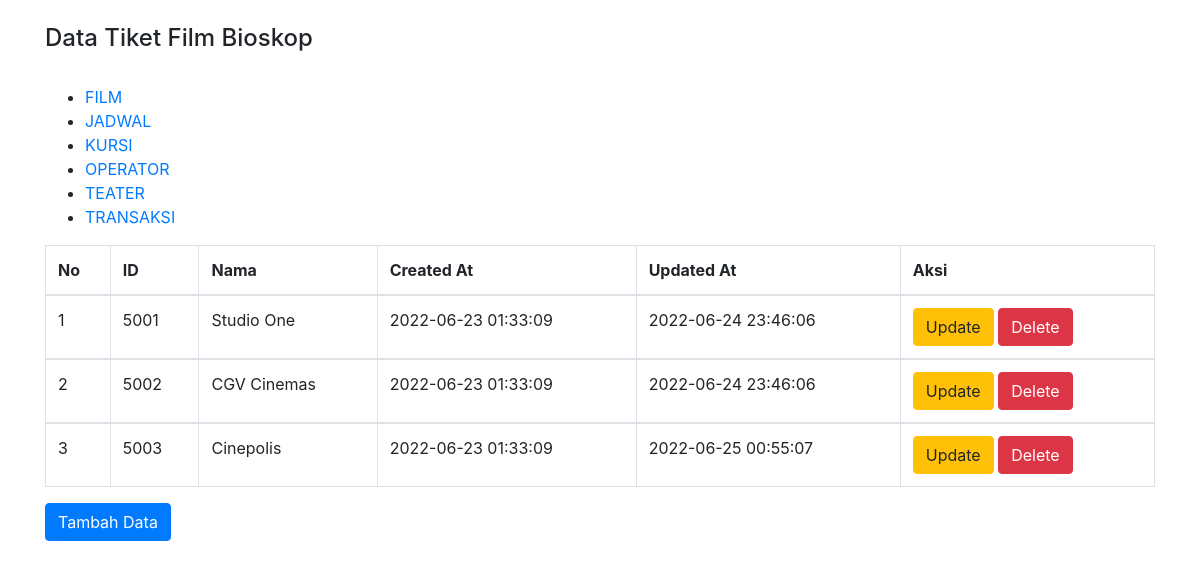
/teater.php, run on the app's committed database.
### tables this page shows
CREATE TABLE `teater` (
  `id_teater` varchar(20) NOT NULL,
  `nama` varchar(50) NOT NULL,
  `created_at` datetime NOT NULL,
  `updated_at` timestamp NOT NULL DEFAULT current_timestamp() ON UPDATE current_timestamp()
);

### teater.php (the view, shortened to what this page needs)
<!DOCTYPE html>
<html>
<head>
    <link rel="stylesheet" href="bootstrap/css/bootstrap.min.css">
</head>
<body>
<div class="container">
    <br>
    <h4>Data Tiket Film Bioskop</h4>
    <table class="table table-bordered table-hover">
        <br>
        <thead>
        <tr>
            <th>No</th>
            <th>ID</th>
            <th>Nama</th>
            <th>Created At</th>
            <th>Updated At</th>
            <th colspan='2'>Aksi</th>
        </tr>
        </thead>
        <?php
        include "koneksi.php";
        $sql="select * from teater";
        include "menu.php";
        $hasil=mysqli_query($kon,$sql);
        $no=0;
        while ($data = mysqli_fetch_array($hasil)) {
            $no++;
            ?>
            <tbody>
            <tr>
                <td><?php echo $no;?></td>
                <td><?php echo $data["id_teater"]; ?></td>
                <td><?php echo $data["nama"];   ?></td>
                <td><?php echo $data["created_at"];   ?></td>
                <td><?php echo $data["updated_at"];   ?></td>
                <td>
                    <a href="update-teater.php?id_teater=<?php echo htmlspecialchars($data['id_teater']); ?>" class="btn btn-warning" role="button">Update</a>
                    <a href="<?php echo htmlspecialchars($_SERVER["PHP_SELF"]);?>?id_teater=<?php echo $data['id_teater']; ?>" class="btn btn-danger" role="button">Delete</a>
                </td>
            </tr>
            </tbody>
            <?php
        }
        ?>
    </table>
    <a href="create-teater.php" class="btn btn-primary" role="button">Tambah Data</a>
</div>
</body>
</html>

### data on the page
teater: id_teater "5001", nama "Studio One", created_at "2022-06-23 01:33:09", updated_at "2022-06-24 23:46:06"
teater: id_teater "5002", nama "CGV Cinemas", created_at "2022-06-23 01:33:09", updated_at "2022-06-24 23:46:06"
teater: id_teater "5003", nama "Cinepolis", created_at "2022-06-23 01:33:09", updated_at "2022-06-25 00:55:07"
